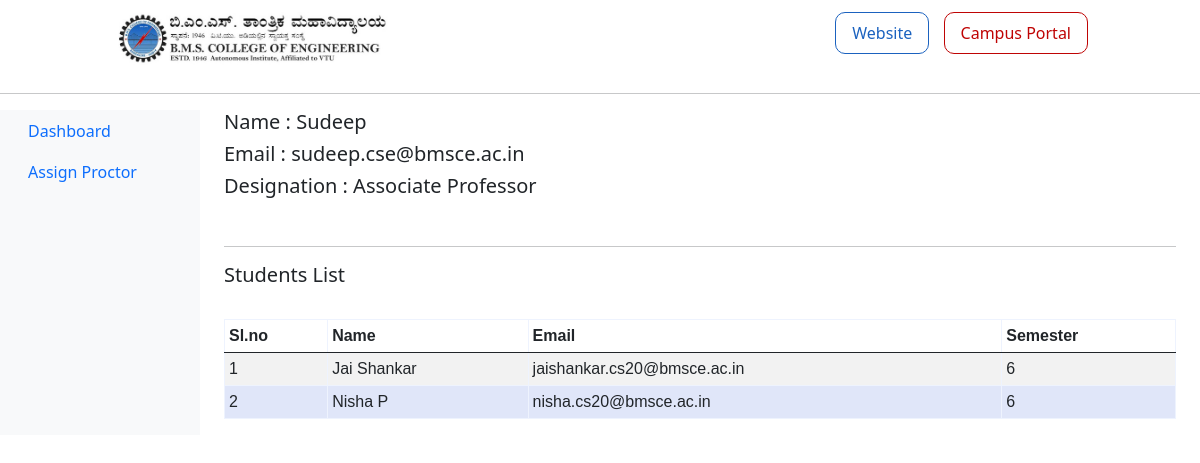
Page /office/view-students/sudeep.cse@bmsce.ac.in on the committed database.
### faculty_dashboard_proctor/models.py (models this page shows, shortened)
class Faculty(models.Model):
    name = models.CharField(max_length=200)
    email=models.EmailField()
    designation = models.CharField(max_length=200)
    class Meta:
        ordering = ['name']

### student_dashboard_proctor/models.py (models this page shows, shortened)
class Student(models.Model):
    USN= models.CharField(max_length=10)
    name = models.CharField(max_length=200)
    email=models.EmailField()
    proctor_id=models.ForeignKey(Faculty, null=True, blank=True, on_delete=models.DO_NOTHING)
    current_sem=models.IntegerField(null=True, blank=True)
    class Meta:
        ordering = ['name']

### office_dashboard_proctor/views.py (the view)
# urls.py: path('/view-students/<str:pk>', views.view_students, name='view-proctor-students'),
def view_students(request,pk):
    faculty=Faculty.objects.get(email=pk)
    students=Student.objects.filter(proctor_id=faculty)
    context = {'students':students,'faculty':faculty}
    return render(request,'office_dashboard_proctor/view_students.html',context)

### templates/office_dashboard_proctor/view_students.html (shortened to what this page needs)
{% extends '../base.html' %} {% load static %} {% block content %}
<div class="container-fluid">
  <div class="row">
    <nav id="sidebarMenu" class="col-md-3 col-lg-2 d-md bg-light">
      <ul class="nav flex-column">
        <li class="nav-item">
          <a class="nav-link active" aria-current="page" href="#">
            Dashboard
          </a>
        </li>
          <li class="nav-item">
            <a class="nav-link" href="{% url 'office:proctor-assign' %}">
              Assign Proctor
            </a>
          </li>
      </ul>
    </nav>
    <main class="col-md-9 ms-sm-auto col-lg-10 px-md-4">
        <div class="main_details">
            <span width="50%"><h5>Name : {{faculty.name}}</h5></span>
            <span width="50%"><h5>Email : {{faculty.email}}</h5></span>
            <span width="50%"><h5>Designation : {{faculty.designation}}</h5></span>
          </div>
          <br>
          <hr>
          <h5>Students List</h5>
          <br />
          <div class="table-responsive">
            <table class="table table-striped table-sm">
              <thead>
                <tr>
                  <th scope="col">Sl.no</th>
                  <th scope="col">Name</th>
                  <th scope="col">Email</th>
                  <th scope="col">Semester</th>
                </tr>
              </thead>
                <tbody>
                  {% for student in students %}
                  <tr>
                    <td>{{forloop.counter}}</td>
                    <td>{{student.name}}</td>
                    <td>{{student.email}}</td>
                    <td>{{student.current_sem}}</td>
                  </tr>
                  {% endfor %}
                </tbody>
            </table>
          </div>
    </main>
  </div>
</div>
{% endblock content %}

### assets/style.css (style rules this page uses)
body { overflow-x: hidden; }

### templates/office_dashboard_proctor/view_students.html (style rules this page uses)
table { font-family: arial, sans-serif; border-collapse: collapse; width: 100%; }
td, th { border: 1px solid #eef3fe; text-align: left; padding: 8px; }
tr:nth-child(even) { background-color: #e0e6f9; }

### rows in the picture
Faculty: name "Sudeep", email "sudeep.cse@bmsce.ac.in", designation "Associate Professor"
Student: name "Jai Shankar", email "jaishankar.cs20@bmsce.ac.in", current_sem "6"
Student: name "Nisha P", email "nisha.cs20@bmsce.ac.in", current_sem "6"
